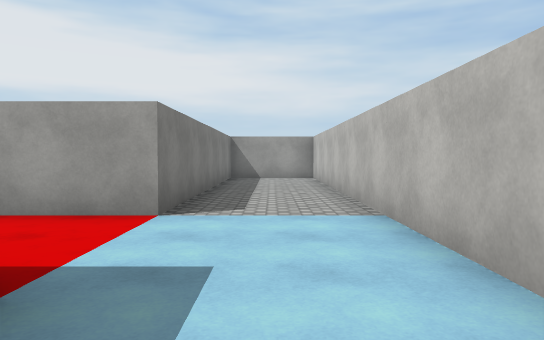
[1] (above)

24 first-person views from a walk through a scene from a Unity 3-D project. The camera is 1.3 m above the floor, tilts 2° down and sees 70° across. The floor is counted in squares, 2 m on a side. Each view is taken from the middle of a square. On the plan, view 1 faces up. The plan holds only what a view shows up to about 11 squares ahead; the rest is blank. Surface patterns are stand-ins for the level's own textures.

[2]
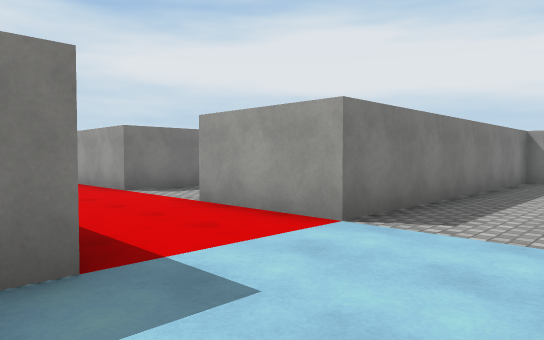

[3]
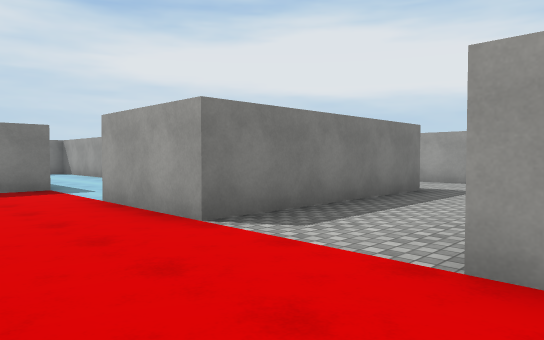

[4]
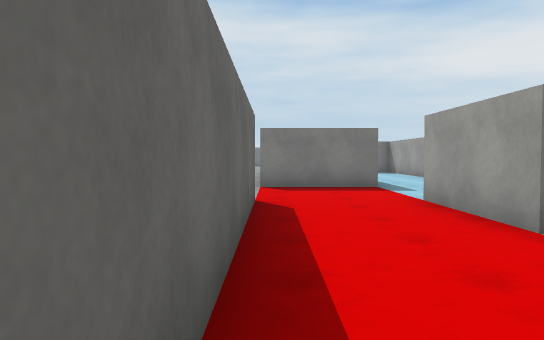

[5]
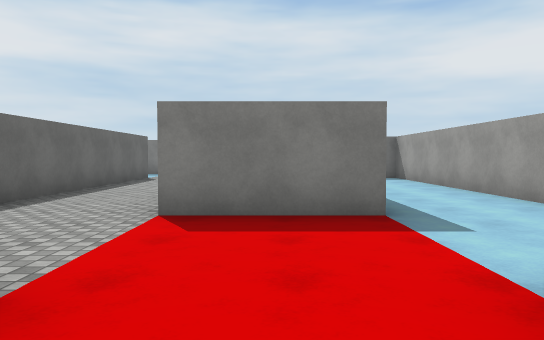

[6]
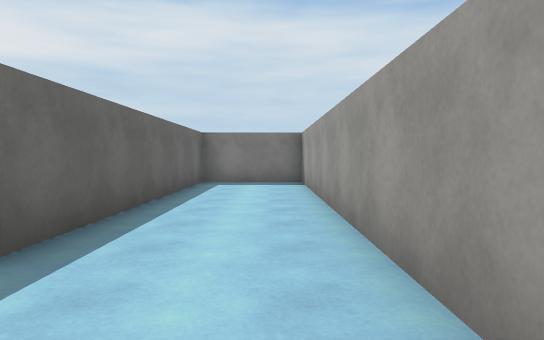

[7]
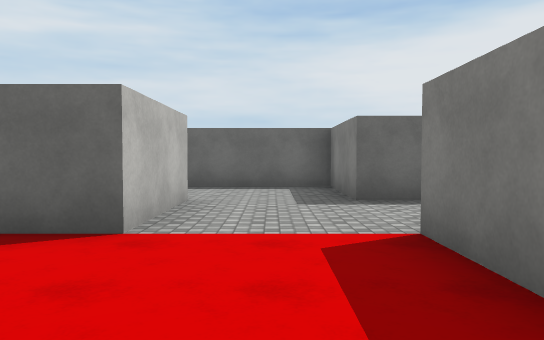

[8]
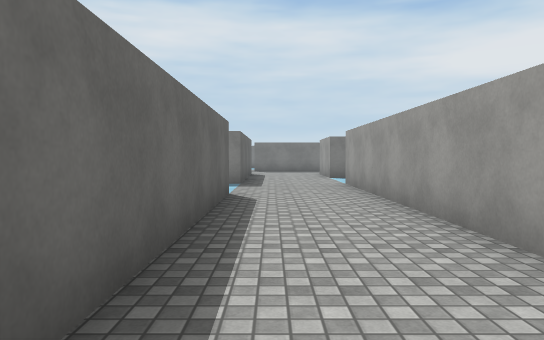

[9]
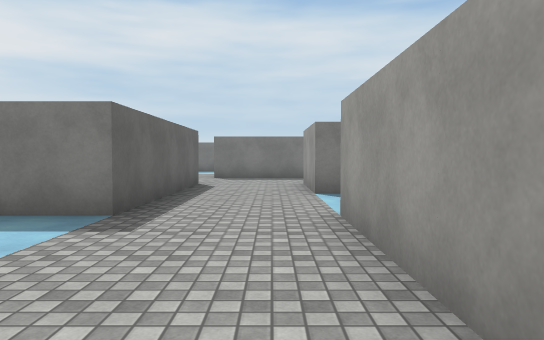

[10]
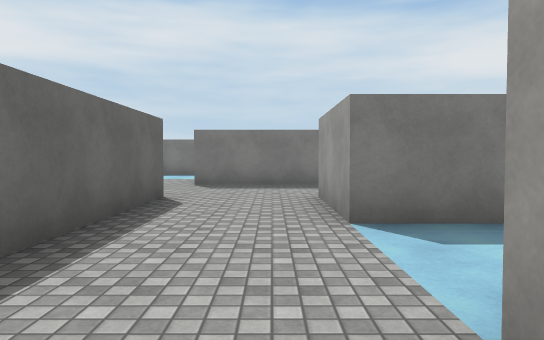

[11]
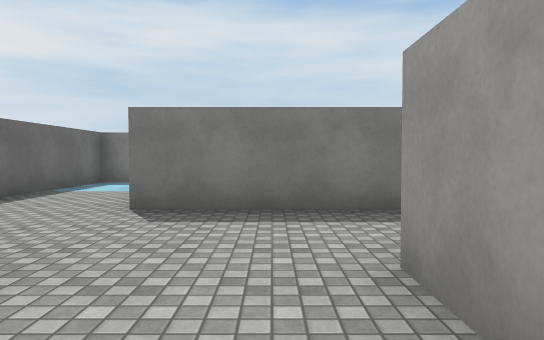

[12]
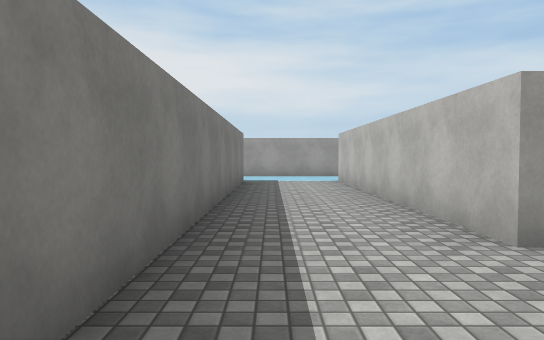

[13]
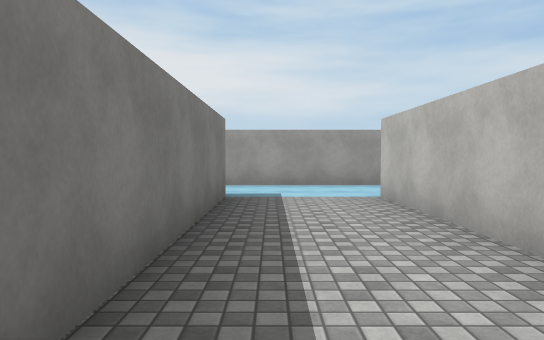

[14]
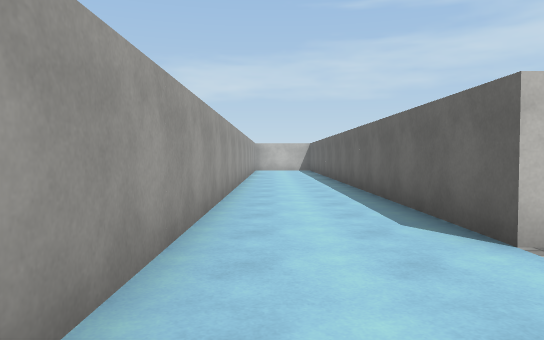

[15]
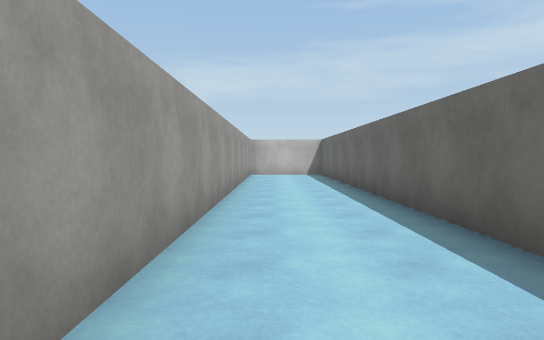

[16]
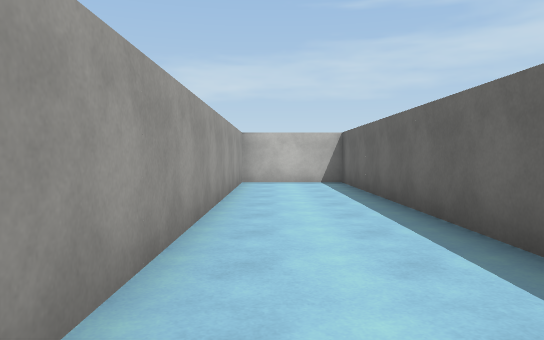

[17]
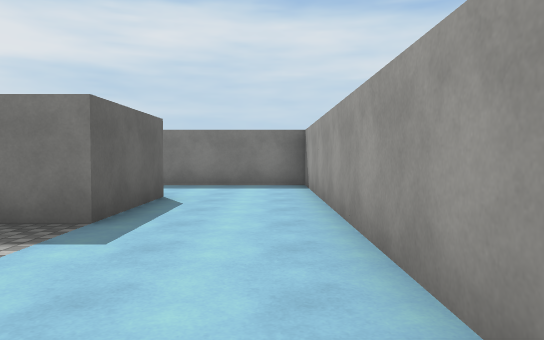

[18]
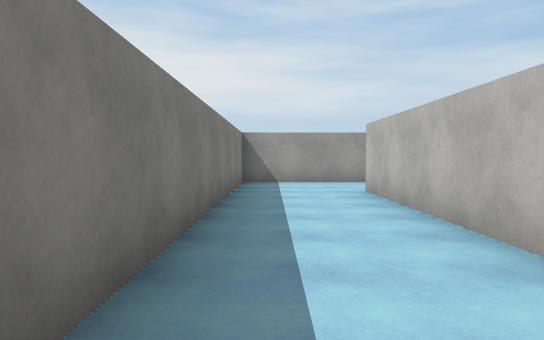

[19]
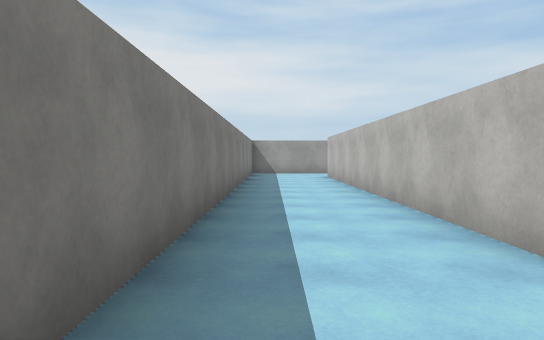

[20]
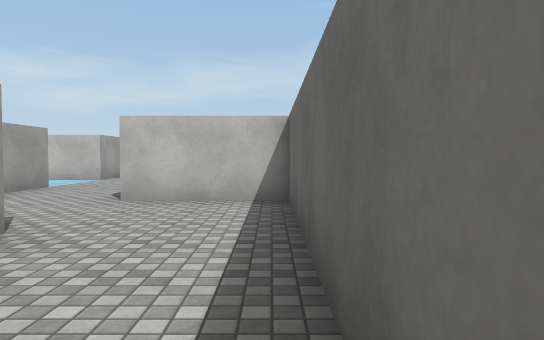

[21]
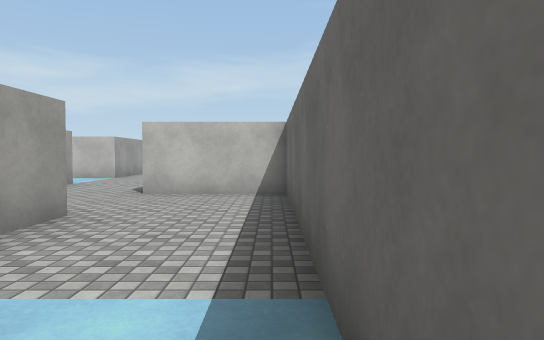

[22]
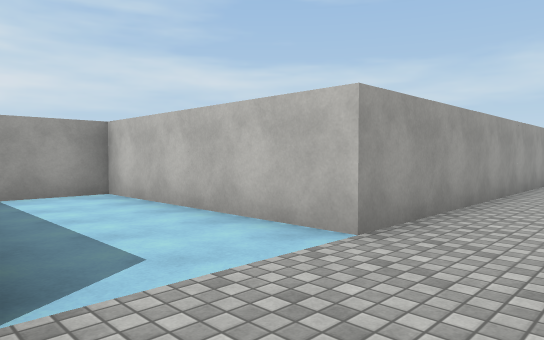

[23]
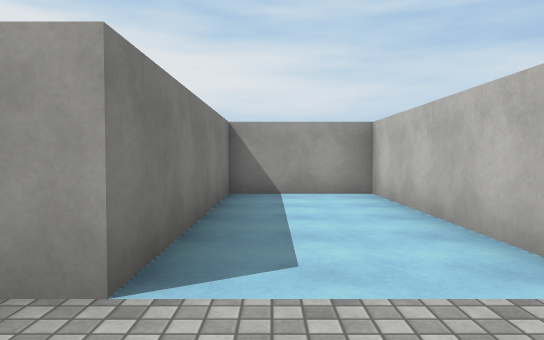

[24]
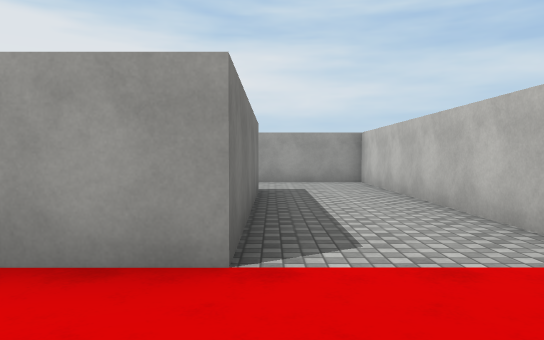

### Floor plan
Points are (right, up) in squares from view 1. A wall is a line through its corners. A room is listed if a view was taken in it or the views show most of it. See-through windows are left out.
Room 1 (views 1, 2, 3, 4, 5, 6, 7, 8, 9, 10, 11, 12, 13, 14, 15, 16, 17, 18, 19, 20, 21, 22, 23, 24)
walls: (-8.8, -0.8) (-8.8, 1.8) (-3.2, 1.8); (-18.8, -0.7) (-11.3, -0.7) (-11.3, -3.3) (-8.1, -3.3); (-14, 1.8) (-21.2, 1.8) (-21.2, 6.8) (-23.7, 6.8) (-23.7, 1.8) (-26.2, 1.8) (-26.2, 9.2) (-11.3, 9.2) (-11.3, 11.7) (-33.7, 11.7) (-33.7, -3.3) (-26.2, -3.3) (-26.2, -0.7) (-21.2, -0.7) (-21.2, -2); (-10, 6.8) (-18.7, 6.8) (-18.7, 4.3) (-11.3, 4.3) (-11.3, 1.8); (-1.2, 1.9) (-1.2, 1.4); (-3.7, 5.1) (-3.7, 11.7) (-7.4, 11.7); (1.3, 1.8) (1.3, 11.1); (-6.2, 9.4) (-6.2, 4.3) (-8.8, 4.3); (-31.2, -0.6) (-31.2, 9.2) (-28.7, 9.2) (-28.7, -0.8) (-29.9, -0.8); (-1.2, 11.9) (-1.2, 4.3) (-3.8, 4.3)

Where each view was taken, in squares from view 1:
view 1: 0 up, 0 right, facing up
view 2: 1 up, 1 right, facing up-left
view 3: 2 up, 3 left, facing up-left
view 4: 2 up, 3 left, facing left
view 5: 3 up, 7 left, facing left
view 6: 6 up, 9 left, facing left
view 7: 5 up, 10 left, facing down
view 8: 0 up, 12 left, facing left
view 9: 1 up, 17 left, facing left
view 10: 1 up, 20 left, facing left
view 11: 1 up, 24 left, facing left
view 12: 1 down, 28 left, facing up
view 13: 3 up, 28 left, facing up
view 14: 11 up, 29 left, facing right
view 15: 11 up, 25 left, facing right
view 16: 11 up, 21 left, facing right
view 17: 11 up, 25 left, facing left
view 18: 2 up, 33 left, facing up
view 19: 3 down, 33 left, facing up
view 20: 3 down, 32 left, facing right
view 21: 3 down, 33 left, facing right
view 22: 0 up, 24 left, facing up-right
view 23: 0 up, 23 left, facing up
view 24: 2 up, 6 left, facing up
